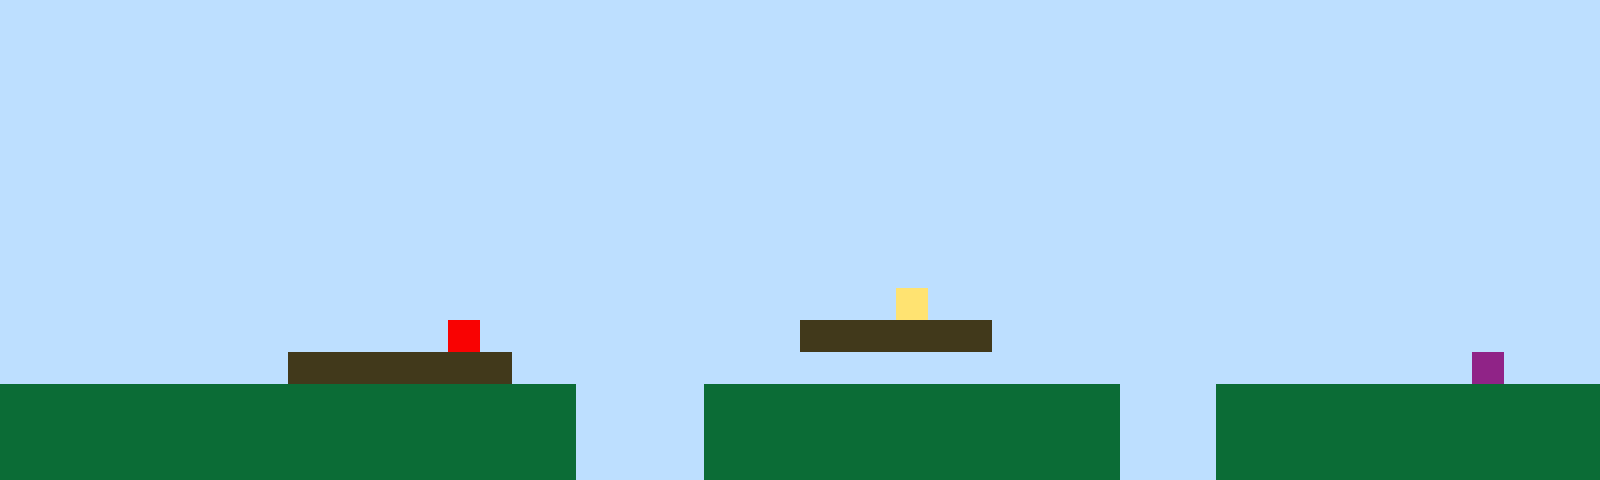

Rendered tile map (Tiled .tmx) drawn with the repository's tilesets; below, a short description and the full map source, tile grids included:
An orthogonal 50x15 tile map with 32x32 px tiles, 1 tile layer (Tile Layer 1).

<map version="1.10" tiledversion="1.11.2" orientation="orthogonal" renderorder="right-up" width="50" height="15" tilewidth="32" tileheight="32" infinite="0" nextlayerid="2" nextobjectid="1"><editorsettings><export target="map1.csv" format="csv" /></editorsettings><tileset firstgid="1" name="sprites" tilewidth="32" tileheight="32" tilecount="6" columns="3"><image source="sprites.png" width="96" height="64" /></tileset><layer id="1" name="Tile Layer 1" width="50" height="15"><data encoding="csv">1,1,1,1,1,1,1,1,1,1,1,1,1,1,1,1,1,1,1,1,1,1,1,1,1,1,1,1,1,1,1,1,1,1,1,1,1,1,1,1,1,1,1,1,1,1,1,1,1,1,1,1,1,1,1,1,1,1,1,1,1,1,1,1,1,1,1,1,1,1,1,1,1,1,1,1,1,1,1,1,1,1,1,1,1,1,1,1,1,1,1,1,1,1,1,1,1,1,1,1,1,1,1,1,1,1,1,1,1,1,1,1,1,1,1,1,1,1,1,1,1,1,1,1,1,1,1,1,1,1,1,1,1,1,1,1,1,1,1,1,1,1,1,1,1,1,1,1,1,1,1,1,1,1,1,1,1,1,1,1,1,1,1,1,1,1,1,1,1,1,1,1,1,1,1,1,1,1,1,1,1,1,1,1,1,1,1,1,1,1,1,1,1,1,1,1,1,1,1,1,1,1,1,1,1,1,1,1,1,1,1,1,1,1,1,1,1,1,1,1,1,1,1,1,1,1,1,1,1,1,1,1,1,1,1,1,1,1,1,1,1,1,1,1,1,1,1,1,1,1,1,1,1,1,1,1,1,1,1,1,1,1,1,1,1,1,1,1,1,1,1,1,1,1,1,1,1,1,1,1,1,1,1,1,1,1,1,1,1,1,1,1,1,1,1,1,1,1,1,1,1,1,1,1,1,1,1,1,1,1,1,1,1,1,1,1,1,1,1,1,1,1,1,1,1,1,1,1,1,1,1,1,1,1,1,1,1,1,1,1,1,1,1,1,1,1,1,1,1,1,1,1,1,1,1,1,1,1,1,1,1,1,1,1,1,1,1,1,1,1,1,1,1,1,1,1,1,1,1,1,1,1,1,1,1,1,1,1,1,1,1,1,1,1,1,1,1,1,1,1,1,1,1,1,1,1,1,1,1,1,1,1,1,1,1,1,1,1,1,1,1,1,1,1,1,1,1,1,1,1,1,1,1,1,1,1,1,1,1,1,1,1,1,1,1,1,1,1,1,1,1,1,1,1,1,1,1,1,1,1,1,1,1,1,1,1,1,1,1,1,1,1,1,1,1,1,1,1,4,1,1,1,1,1,1,1,1,1,1,1,1,1,1,1,1,1,1,1,1,1,1,1,1,1,1,1,1,1,1,1,1,1,1,1,5,1,1,1,1,1,1,1,1,1,1,3,3,3,3,3,3,1,1,1,1,1,1,1,1,1,1,1,1,1,1,1,1,1,1,1,1,1,1,1,1,1,1,1,1,3,3,3,3,3,3,3,1,1,1,1,1,1,1,1,1,1,1,1,1,1,1,1,1,1,1,1,1,1,1,1,1,1,1,1,1,1,6,1,1,1,2,2,2,2,2,2,2,2,2,2,2,2,2,2,2,2,2,2,1,1,1,1,2,2,2,2,2,2,2,2,2,2,2,2,2,1,1,1,2,2,2,2,2,2,2,2,2,2,2,2,2,2,2,2,2,2,2,2,2,2,2,2,2,2,2,2,2,2,1,1,1,1,2,2,2,2,2,2,2,2,2,2,2,2,2,1,1,1,2,2,2,2,2,2,2,2,2,2,2,2,2,2,2,2,2,2,2,2,2,2,2,2,2,2,2,2,2,2,1,1,1,1,2,2,2,2,2,2,2,2,2,2,2,2,2,1,1,1,2,2,2,2,2,2,2,2,2,2,2,2</data></layer></map>
